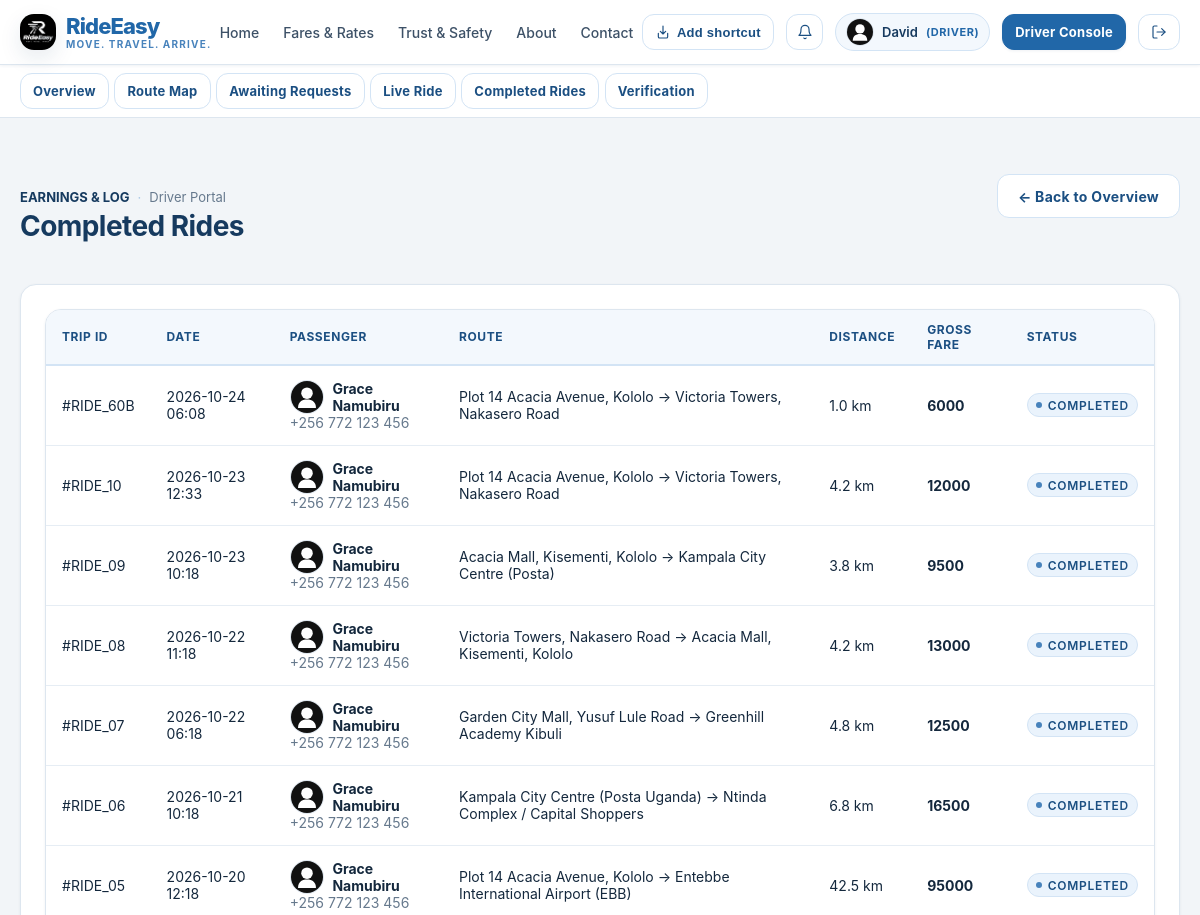
/driver/trips (signed in, upper part), run on an earlier commit of the app's database.
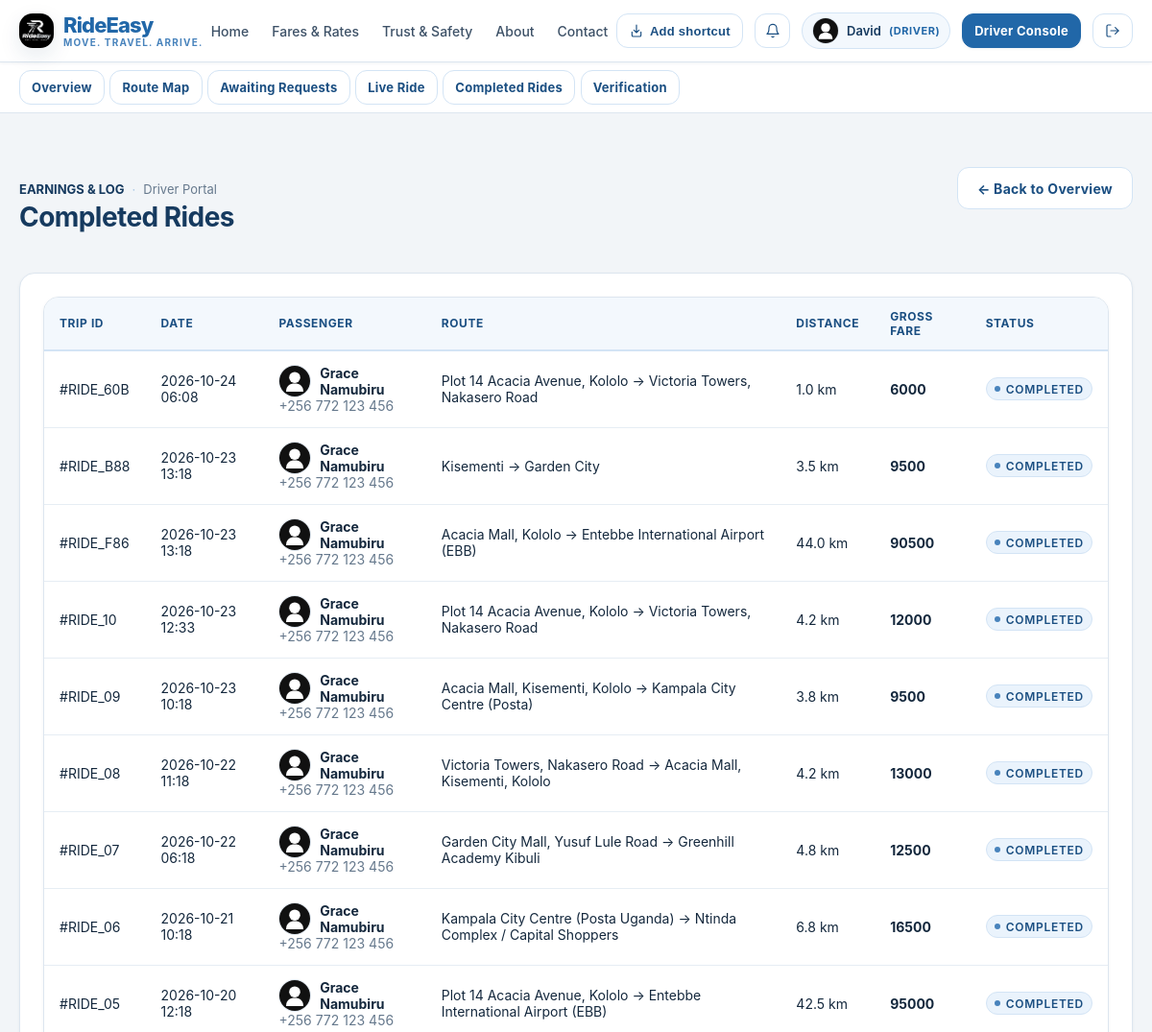
And on a later commit of the database.
### tables this page shows
CREATE TABLE users (
    id TEXT PRIMARY KEY,
    email TEXT UNIQUE NOT NULL,
    password_hash TEXT NOT NULL,
    role TEXT NOT NULL CHECK(role IN ('PASSENGER', 'DRIVER', 'SCHOOL', 'TRAVEL_COMPANY', 'ADMIN')),
    full_name TEXT NOT NULL,
    phone TEXT NOT NULL,
    is_active INTEGER NOT NULL DEFAULT 1,
    is_verified INTEGER NOT NULL DEFAULT 0,
    created_at TIMESTAMP NOT NULL DEFAULT CURRENT_TIMESTAMP,
    updated_at TIMESTAMP NOT NULL DEFAULT CURRENT_TIMESTAMP
, avatar_url TEXT DEFAULT '/static/images/default-avatar.svg', avatar_cloudinary_public_id TEXT);

CREATE TABLE rides (
    id TEXT PRIMARY KEY,
    passenger_id TEXT NOT NULL,
    driver_id TEXT,
    category TEXT NOT NULL CHECK(category IN ('BODA', 'ECONOMY', 'COMFORT', 'PREMIUM')),
    pickup_address TEXT NOT NULL,
    pickup_lat REAL NOT NULL,
    pickup_lng REAL NOT NULL,
    destination_address TEXT NOT NULL,
    destination_lat REAL NOT NULL,
    destination_lng REAL NOT NULL,
    estimated_distance_km REAL NOT NULL,
    estimated_fare_ugx INTEGER NOT NULL,
    final_fare_ugx INTEGER,
    payment_method TEXT NOT NULL DEFAULT 'CASH' CHECK(payment_method IN ('CASH', 'MTN_MOMO', 'AIRTEL_MONEY', 'CARD')),
    payment_status TEXT NOT NULL DEFAULT 'UNPAID' CHECK(payment_status IN ('UNPAID', 'PENDING', 'PAID')),
    status TEXT NOT NULL DEFAULT 'REQUESTED' CHECK(status IN (
        'REQUESTED',
        'SEARCHING_FOR_DRIVER',
        'DRIVER_ASSIGNED',
        'DRIVER_ARRIVING',
        'DRIVER_ARRIVED',
        'TRIP_STARTED',
        'TRIP_COMPLETED',
        'PAYMENT_PENDING',
        'COMPLETED',
        'CANCELLED'
    )),
    cancellation_reason TEXT,
    is_airport_ride INTEGER NOT NULL DEFAULT 0,
    related_journey_id TEXT,
    created_at TIMESTAMP NOT NULL DEFAULT CURRENT_TIMESTAMP,
    updated_at TIMESTAMP NOT NULL DEFAULT CURRENT_TIMESTAMP, cancelled_at TIMESTAMP, driver_response_status TEXT NOT NULL DEFAULT 'ACCEPTED' CHECK(driver_response_status IN ('PENDING', 'ACCEPTED', 'DECLINED')), submission_key TEXT, estimated_duration_minutes REAL,
    FOREIGN KEY (passenger_id) REFERENCES users(id) ON DELETE CASCADE,
    FOREIGN KEY (driver_id) REFERENCES users(id),
    FOREIGN KEY (related_journey_id) REFERENCES confirmed_journeys(id)
);

### rideeasy/app/routes/driver.py (the view)
@driver_bp.route("/trips")
def trips():
    user = AuthService.get_current_user()
    db = get_db()
    trips_list = db.fetchall(
        """SELECT r.*, u.full_name as passenger_name, u.phone as passenger_phone,
                  u.avatar_url as passenger_avatar_url
        FROM rides r
        JOIN users u ON r.passenger_id = u.id
        WHERE r.driver_id = ? AND r.status = 'COMPLETED'
        ORDER BY r.created_at DESC""",
        (user["id"],)
    )
    return render_template("driver/trips.html", user=user, trips=trips_list)

### rideeasy/app/repositories/database.py (called while the page is built)
def get_db() -> Database:
    global _db_instance
    try:
        from flask import current_app, has_app_context
        if has_app_context():
            db_url = current_app.config.get("TURSO_DATABASE_URL", "")
            auth_token = current_app.config.get("TURSO_AUTH_TOKEN", "")
            local_path = current_app.config.get("LOCAL_DB_PATH", Config.LOCAL_DB_PATH)
            if (
                _db_instance is None
                or _db_instance.db_url != db_url
                or _db_instance.auth_token != auth_token
                or _db_instance.local_path != local_path
            ):
                _db_instance = Database(db_url, auth_token, local_path)
            return _db_instance
    except ImportError:
        pass
    if _db_instance is None:
        _db_instance = Database()
    return _db_instance

    def _get_sqlite_conn(self) -> sqlite3.Connection:
        conn = sqlite3.connect(self.local_path, timeout=10.0, check_same_thread=False)
        conn.row_factory = sqlite3.Row
        conn.execute("PRAGMA foreign_keys = ON;")
        return conn

### rideeasy/app/routes/driver.py (called while the page is built)
@driver_bp.before_request
@login_required
@role_required("DRIVER", "ADMIN")
def before_request():
    pass

### rideeasy/app/templates/driver/trips.html (shortened to what this page needs)
{% extends "base.html" %}
{% from "macros/user_identity.html" import identity %}
{% block content %}
<div class="container section">
  <div style="display: flex; justify-content: space-between; align-items: baseline; flex-wrap: wrap; gap: 1rem; margin-bottom: 2rem;">
    <div>
      <div class="metadata-row" style="margin-bottom: 0.25rem;">
        <span style="font-weight: 700; color: var(--color-black); text-transform: uppercase;">Earnings & Log</span>
        <span class="metadata-separator">·</span>
        <span>Driver Portal</span>
      </div>
      <h2>Completed Rides</h2>
    </div>
    <a href="/driver/dashboard" class="btn btn-secondary">
      ← Back to Overview
    </a>
  </div>
  <div class="card">
    {% if trips %}
      <div class="table-responsive">
        <table class="table">
          <thead>
            <tr>
              <th>Trip ID</th>
              <th>Date</th>
              <th>Passenger</th>
              <th>Route</th>
              <th>Distance</th>
              <th>Gross Fare</th>
              <th>Status</th>
            </tr>
          </thead>
          <tbody>
            {% for t in trips %}
              <tr>
                <td>#{{ t.id[:8].upper() }}</td>
                <td class="text-subtle">{{ t.created_at[:16] }}</td>
                <td>
                  <strong>{{ identity(t.passenger_avatar_url, t.passenger_name, 34) }}</strong>
                  <div class="text-subtle">{{ t.passenger_phone }}</div>
                </td>
                <td>{{ t.pickup_address }} → {{ t.destination_address }}</td>
                <td>{{ t.estimated_distance_km }} km</td>
                <td style="font-weight: 700;">{{ t.final_fare_ugx or t.estimated_fare_ugx | ugx }}</td>
                <td>
                  <span class="status-indicator">
                    <span class="status-dot"></span> {{ t.status }}
                  </span>
                </td>
              </tr>
            {% endfor %}
          </tbody>
        </table>
      </div>
    {% else %}
      <div style="text-align: center; padding: 3rem 0; color: var(--color-medium-grey);">
        No completed trips in log yet.
      </div>
    {% endif %}
  </div>
</div>
{% endblock %}

### rideeasy/app/templates/base.html (shortened to what the changed rows need)
<!DOCTYPE html>
<html lang="en">
<head>
  <link rel="stylesheet" href="/static/css/base.css">
  <link rel="stylesheet" href="/static/css/components.css">
  <link rel="stylesheet" href="/static/css/dashboard.css">
  <link rel="stylesheet" href="/static/css/responsive.css">
</head>
<body>
  {% from "macros/user_identity.html" import avatar %}
  <header class="navbar no-print">
    <div class="container">
      <div class="navbar-inner">
        <div class="nav-actions">
          {% if current_user %}
            <div style="position: relative;">
              <button id="notif-bell-btn" class="btn btn-secondary btn-sm" aria-label="Notifications" title="In-App Notifications" style="position: relative; padding: 0.35rem 0.6rem;" onclick="toggleNotifDropdown(event);">
                <svg class="icon icon-sm" viewBox="0 0 24 24"><path d="M18 8A6 6 0 0 0 6 8c0 7-3 9-3 9h18s-3-2-3-9"/><path d="M13.73 21a2 2 0 0 1-3.46 0"/></svg>
              </button>
            </div>
            <a href="/profile" class="user-nav-chip" title="View and Edit Profile" style="text-decoration: none;">
              {{ avatar(current_user.avatar_url, current_user.full_name, 28) }}
              <span>{{ current_user.full_name.split()[0] }}</span>
              <span class="user-role-label">({{ current_user.role }})</span>
            </a>
            {% if current_user.role == 'PASSENGER' %}
              <a href="/passenger/dashboard" class="btn btn-secondary btn-sm">Dashboard</a>
              <a href="/passenger/book-ride" class="btn btn-primary btn-sm">Book Ride</a>
            {% elif current_user.role == 'DRIVER' %}
              <a href="/driver/dashboard" class="btn btn-primary btn-sm">Driver Console</a>
            {% elif current_user.role == 'SCHOOL' %}
              <a href="/school/dashboard" class="btn btn-primary btn-sm">School Portal</a>
            {% elif current_user.role == 'TRAVEL_COMPANY' %}
              <a href="/travel/dashboard" class="btn btn-primary btn-sm">Agency Console</a>
            {% elif current_user.role == 'ADMIN' %}
              <a href="/admin/dashboard" class="btn btn-primary btn-sm">Admin Control</a>
            {% endif %}
            <a href="/auth/logout" class="btn btn-secondary btn-sm" title="Sign Out">
              <svg class="icon icon-sm" viewBox="0 0 24 24"><path d="M9 21H5a2 2 0 0 1-2-2V5a2 2 0 0 1 2-2h4"/><polyline points="16 17 21 12 16 7"/><line x1="21" y1="12" x2="9" y2="12"/></svg>
            </a>
          {% else %}
            <a href="/auth/login" class="btn btn-secondary btn-sm">Sign In</a>
            <a href="/auth/register" class="btn btn-primary btn-sm">Register</a>
          {% endif %}
        </div>
      </div>
    </div>
  </header>
  <main>
    {% block content %}{% endblock %}
  </main>
</body>
</html>

### rideeasy/app/templates/macros/user_identity.html (shortened to what this page needs)
{% macro avatar(url, name, size=36) -%}
  <img
    src="{{ url or '/static/images/default-avatar.svg' }}"
    alt="{{ name }} profile photo"
    width="{{ size }}"
    height="{{ size }}"
    loading="lazy"
    onerror="this.onerror=null;this.src='/static/images/default-avatar.svg'"
    style="width: {{ size }}px; height: {{ size }}px; border-radius: 50%; object-fit: cover; flex: 0 0 {{ size }}px; background: var(--color-off-white); border: 1px solid var(--color-light-grey);"
  >
{%- endmacro %}
{% macro identity(url, name, size=36) -%}
  <span style="display: inline-flex; align-items: center; gap: 0.55rem; min-width: 0; vertical-align: middle;">
    {{ avatar(url, name, size) }}
    <span>{{ name }}</span>
  </span>
{%- endmacro %}

What changed in the data, as far as the page shows it:
changed users "David": avatar_url: picture removed
now on this page (row edited): rides: id "RIDE_B88", created_at "2026-10-23 13:18", avatar_url (placeholder picture), {{ name }} "Grace Namubiru", passenger_phone "+256 772 123 456", pickup_address "Kisementi", destination_address "Garden City", estimated_distance_km "3.5", final_fare_ugx "9500", status "COMPLETED"
now on this page (row edited): rides: id "RIDE_F86", created_at "2026-10-23 13:18", avatar_url (placeholder picture), {{ name }} "Grace Namubiru", passenger_phone "+256 772 123 456", pickup_address "Acacia Mall, Kololo", destination_address "Entebbe International Airport (EBB)", estimated_distance_km "44.0", final_fare_ugx "90500", status "COMPLETED"
